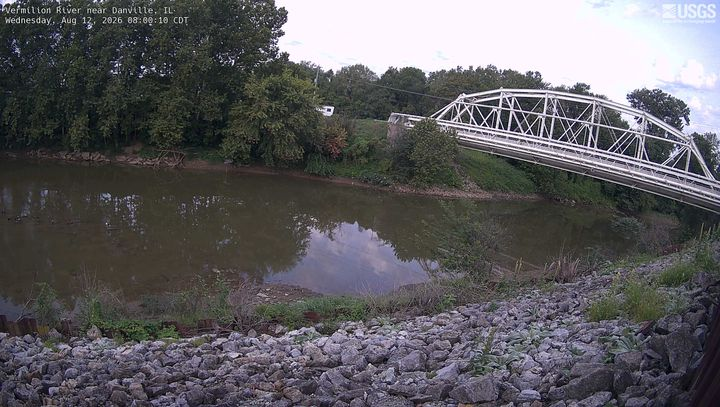
#> input picture datasets/usgs_hivis_stage/images/IL_Vermilion_River_near_Danville/IL_Vermilion_River_near_Danville___2026-08-12T13-00-10Z.jpg, 720 x 407 px
$ python -i quality.py   (imports and definitions only)   (older library calls are emulated)
#> lines starting #> are read from the running program, lines starting #| are printed output that depends on the picture
#> further down, picture is the input picture: shape (407, 720, 3); mean B, G, R 96.4, 93.2, 94.6
"""Cheap deterministic quality gate, run before any estimator or model call."""

from __future__ import annotations

from dataclasses import asdict, dataclass, field

import cv2
import numpy as np

# Thresholds are on 8-bit grey levels at the analysis scale. They were set on
# the synthetic *train* seeds and frozen in eval/config.frozen.json.
BLUR_MIN_VAR = 25.0
NIGHT_MAX_MEAN = 45.0
CLIP_MAX_FRAC = 0.35
GLARE_MAX_FRAC = 0.25
CONTRAST_MIN_STD = 9.0


@dataclass
class QualityReport:
    ok: bool
    blur_var: float
    mean_luma: float
    clipped_frac: float
    glare_frac: float
    strip_contrast: float
    night: bool
    reasons: list[str] = field(default_factory=list)

    def to_dict(self) -> dict:
        d = asdict(self)
        for k, v in d.items():
            if isinstance(v, float):
                d[k] = round(v, 3)
        return d


def assess_quality(frame_bgr: np.ndarray, strip_bgr: np.ndarray | None = None) -> QualityReport:
    gray = cv2.cvtColor(frame_bgr, cv2.COLOR_BGR2GRAY) if frame_bgr.ndim == 3 else frame_bgr
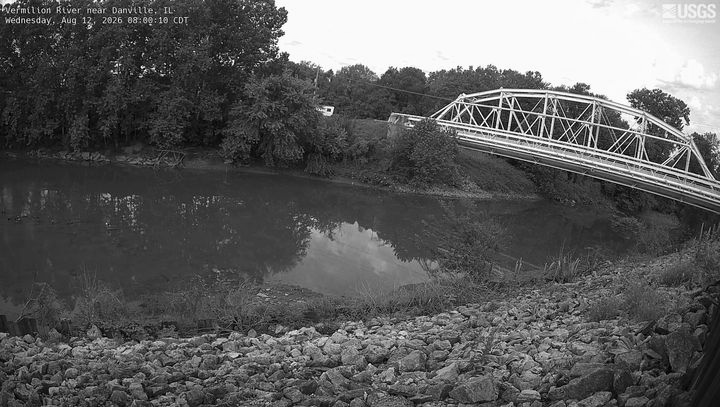
#> gray: shape (407, 720); min 0, max 255, mean 94
    target = gray
    if strip_bgr is not None and strip_bgr.size:
        target = cv2.cvtColor(strip_bgr, cv2.COLOR_BGR2GRAY) if strip_bgr.ndim == 3 else strip_bgr

    blur_var = float(cv2.Laplacian(target, cv2.CV_64F).var())
#> blur_var = 4735.5
    mean_luma = float(gray.mean())
#> mean_luma = 93.98
    hist = cv2.calcHist([gray], [0], None, [256], [0, 256]).ravel()
#> hist = 256 values, max 22084 at index 250, min 7 at index 0, mean 1144.7
    total = max(float(hist.sum()), 1.0)
#> total = 293040
    clipped = float(hist[:6].sum() + hist[250:].sum()) / total
#> clipped = 0.0906
    glare = float((target >= 250).mean())
#> glare = 0.0893
    _, std = cv2.meanStdDev(target)
#> std = [67.33]
    contrast = float(std.ravel()[0])
#> contrast = 67.33

    reasons: list[str] = []
    night = mean_luma < NIGHT_MAX_MEAN
#> night = False
    if night:
        reasons.append("night_or_underexposed")
    if blur_var < BLUR_MIN_VAR:
        reasons.append("blurred")
    if clipped > CLIP_MAX_FRAC:
        reasons.append("exposure_clipped")
    if glare > GLARE_MAX_FRAC:
        reasons.append("glare_on_gauge")
    if contrast < CONTRAST_MIN_STD:
        reasons.append("low_contrast_fog_or_occlusion")

    return QualityReport(
        ok=not reasons,
        blur_var=blur_var,
        mean_luma=mean_luma,
        clipped_frac=clipped,
        glare_frac=glare,
        strip_contrast=contrast,
        night=night,
        reasons=reasons,
    )

>>> import cv2
>>> picture = cv2.imread('../../../../datasets/usgs_hivis_stage/images/IL_Vermilion_River_near_Danville/IL_Vermilion_River_near_Danville___2026-08-12T13-00-10Z.jpg')
>>> result = assess_quality(picture)

$ run again, on datasets/usgs_hivis_stage/images/IL_Vermilion_River_near_Danville/IL_Vermilion_River_near_Danville___2026-08-12T14-00-08Z.jpg
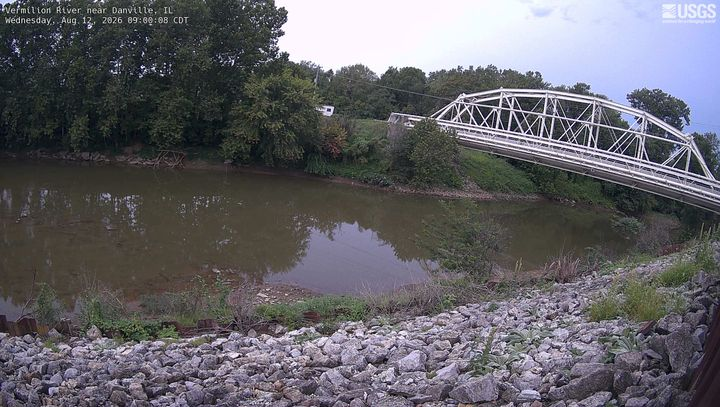
#> input picture datasets/usgs_hivis_stage/images/IL_Vermilion_River_near_Danville/IL_Vermilion_River_near_Danville___2026-08-12T14-00-08Z.jpg, 720 x 407 px
#> picture is the input picture: shape (407, 720, 3); mean B, G, R 104.3, 98.7, 99.7
#> in assess_quality, `gray = cv2.cvtColor(frame_bgr, cv2.COLOR_BGR2GRAY) if frame_bgr.ndim =..`:
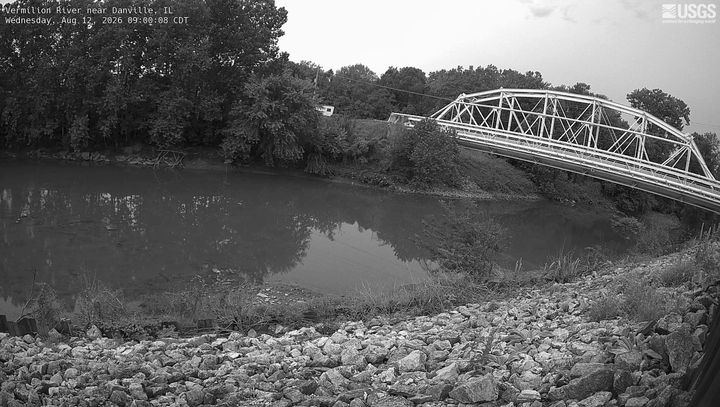
#> gray: shape (407, 720); min 0, max 255, mean 99.6
#> blur_var = 5433.1
#> mean_luma = 99.63
#> hist = 256 values, max 8608 at index 250, min 3 at index 0, mean 1144.7
#> total = 293040
#> clipped = 0.0458
#> glare = 0.0449
#> std = [63.54]
#> contrast = 63.54
#> night = False

$ run again, on datasets/usgs_hivis_stage/images/IL_Vermilion_River_near_Danville/IL_Vermilion_River_near_Danville___2026-08-12T17-00-20Z.jpg
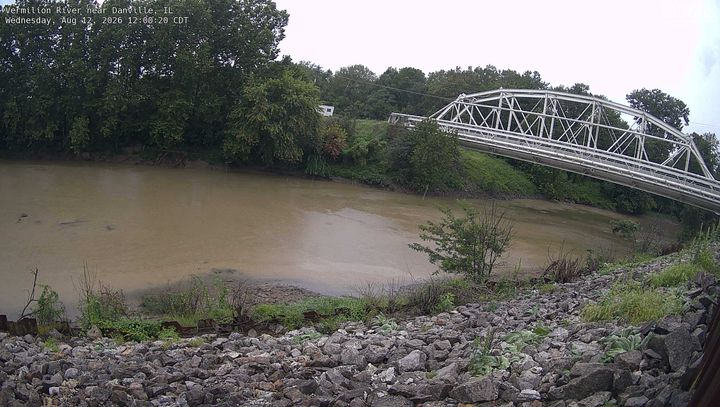
#> input picture datasets/usgs_hivis_stage/images/IL_Vermilion_River_near_Danville/IL_Vermilion_River_near_Danville___2026-08-12T17-00-20Z.jpg, 720 x 407 px
#> picture is the input picture: shape (407, 720, 3); mean B, G, R 101.1, 104.8, 106.3
#> in assess_quality, `gray = cv2.cvtColor(frame_bgr, cv2.COLOR_BGR2GRAY) if frame_bgr.ndim =..`:
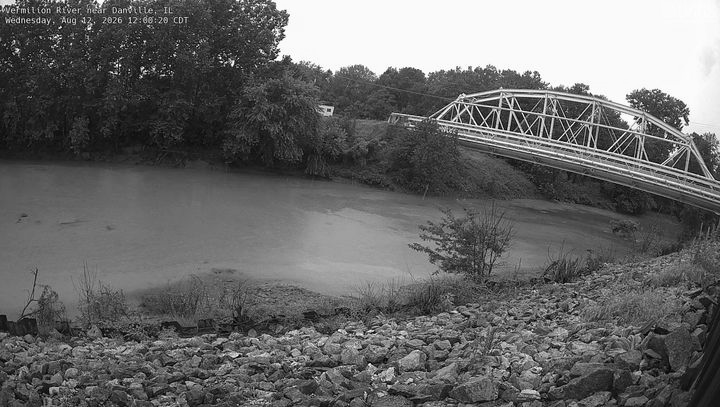
#> gray: shape (407, 720); min 0, max 255, mean 104.8
#> blur_var = 4556.6
#> mean_luma = 104.8
#> hist = 256 values, max 27879 at index 250, min 5 at index 0, mean 1144.7
#> total = 293040
#> clipped = 0.107
#> glare = 0.106
#> std = [65.93]
#> contrast = 65.93
#> night = False
